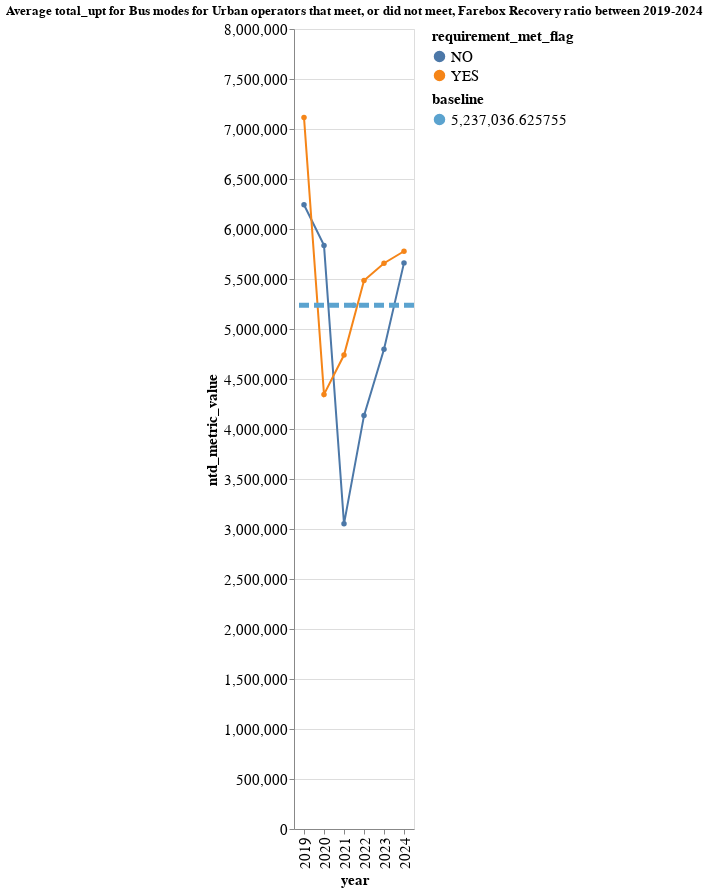
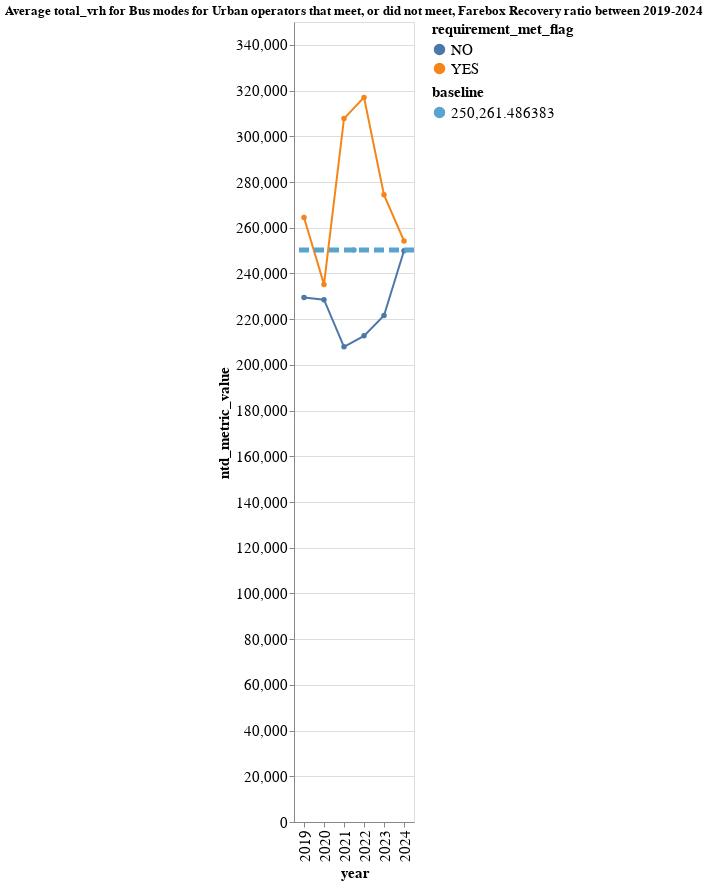
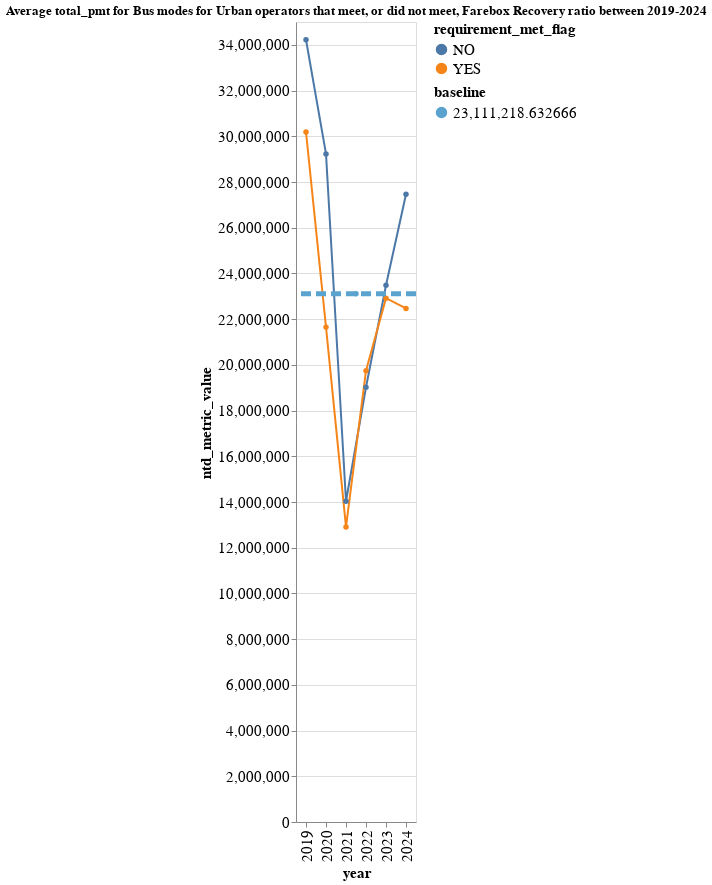

The cell these charts' notebook holds for them, in order:
### Code cell
for metric in value_cols:
    melt_farebox_urban_agg = melt_farebox[
                (melt_farebox["area_type"] =="Urban")
                & (melt_farebox["ntd_metric"] == metric)
                & (melt_farebox["mode"].isin(["MB","CB"]))
                ].groupby(["area_type","year","requirement_met_flag","ntd_metric"]).agg({"ntd_metric_value":"mean"}).reset_index()
    make_chart(
        data = melt_farebox_urban_agg,
        y_col = "ntd_metric_value",
        x_col = "year:N",
        title = f"Average {metric} for Bus modes for Urban operators that meet, or did not meet, Farebox Recovery ratio between 2019-2024",
        color_col = "requirement_met_flag"
        
    )

### Figure 1 — Vega-Lite specification as saved in the notebook (floating-point values rounded to 4 significant figures)
{"config": {"view": {"continuousWidth": 300, "continuousHeight": 300}}, "layer": [{"data": {"name": "data-ba2405c3235cd9bfba6531aa52f64aaf"}, "mark": {"type": "line", "point": true}, "encoding": {"color": {"field": "requirement_met_flag", "legend": {"labelFontSize": 15, "titleFontSize": 15}, "type": "nominal"}, "tooltip": [{"field": "ntd_metric_value", "type": "quantitative"}, {"field": "year", "type": "nominal"}, {"field": "requirement_met_flag", "type": "nominal"}], "x": {"axis": {"labelFontSize": 15, "titleFontSize": 15}, "field": "year", "type": "nominal"}, "y": {"axis": {"labelFontSize": 15, "titleFontSize": 15}, "field": "ntd_metric_value", "title": "ntd_metric_value", "type": "quantitative"}}, "name": "view_7", "title": "Average total_upt for Bus modes for Urban operators that meet, or did not meet, Farebox Recovery ratio between 2019-2024"}, {"data": {"name": "data-8947226500e7862cc8c3ab3682251c95"}, "mark": {"type": "rule", "color": "red", "point": true, "strokeDash": [10, 5], "strokeWidth": 5}, "encoding": {"color": {"field": "baseline", "legend": {"labelFontSize": 15, "title": "baseline", "titleFontSize": 15}, "type": "quantitative"}, "tooltip": [{"field": "baseline", "type": "quantitative"}], "y": {"axis": {"format": ",.0f", "orient": "left"}, "field": "baseline", "type": "quantitative"}}}], "height": 800, "params": [{"name": "param_7", "select": {"type": "interval", "encodings": ["x", "y"]}, "bind": "scales", "views": ["view_7"]}], "resolve": {"scale": {"y": "shared"}}, "width": "container", "$schema": "https://vega.github.io/schema/vega-lite/v5.20.1.json", "datasets": {"data-ba2405c3235cd9bfba6531aa52f64aaf": [{"area_type": "Urban", "year": "2019", "requirement_met_flag": "NO", "ntd_metric": "total_upt", "ntd_metric_value": 6243000.0}, {"area_type": "Urban", "year": "2019", "requirement_met_flag": "YES", "ntd_metric": "total_upt", "ntd_metric_value": 7116000.0}, {"area_type": "Urban", "year": "2020", "requirement_met_flag": "NO", "ntd_metric": "total_upt", "ntd_metric_value": 5836000.0}, {"area_type": "Urban", "year": "2020", "requirement_met_flag": "YES", "ntd_metric": "total_upt", "ntd_metric_value": 4346000.0}, {"area_type": "Urban", "year": "2021", "requirement_met_flag": "NO", "ntd_metric": "total_upt", "ntd_metric_value": 3052000.0}, {"area_type": "Urban", "year": "2021", "requirement_met_flag": "YES", "ntd_metric": "total_upt", "ntd_metric_value": 4739000.0}, {"area_type": "Urban", "year": "2022", "requirement_met_flag": "NO", "ntd_metric": "total_upt", "ntd_metric_value": 4134000.0}, {"area_type": "Urban", "year": "2022", "requirement_met_flag": "YES", "ntd_metric": "total_upt", "ntd_metric_value": 5486000.0}, {"area_type": "Urban", "year": "2023", "requirement_met_flag": "NO", "ntd_metric": "total_upt", "ntd_metric_value": 4797000.0}, {"area_type": "Urban", "year": "2023", "requirement_met_flag": "YES", "ntd_metric": "total_upt", "ntd_metric_value": 5658000.0}, {"area_type": "Urban", "year": "2024", "requirement_met_flag": "NO", "ntd_metric": "total_upt", "ntd_metric_value": 5661000.0}, {"area_type": "Urban", "year": "2024", "requirement_met_flag": "YES", "ntd_metric": "total_upt", "ntd_metric_value": 5778000.0}], "data-8947226500e7862cc8c3ab3682251c95": [{"baseline": 5237000.0}]}}

### Figure 2 — Vega-Lite specification as saved in the notebook (floating-point values rounded to 4 significant figures)
{"config": {"view": {"continuousWidth": 300, "continuousHeight": 300}}, "layer": [{"data": {"name": "data-fcb5ce0ce2ae2b761361009d57de7565"}, "mark": {"type": "line", "point": true}, "encoding": {"color": {"field": "requirement_met_flag", "legend": {"labelFontSize": 15, "titleFontSize": 15}, "type": "nominal"}, "tooltip": [{"field": "ntd_metric_value", "type": "quantitative"}, {"field": "year", "type": "nominal"}, {"field": "requirement_met_flag", "type": "nominal"}], "x": {"axis": {"labelFontSize": 15, "titleFontSize": 15}, "field": "year", "type": "nominal"}, "y": {"axis": {"labelFontSize": 15, "titleFontSize": 15}, "field": "ntd_metric_value", "title": "ntd_metric_value", "type": "quantitative"}}, "name": "view_8", "title": "Average total_vrh for Bus modes for Urban operators that meet, or did not meet, Farebox Recovery ratio between 2019-2024"}, {"data": {"name": "data-b6680e0910bab514367f20e45d0190ca"}, "mark": {"type": "rule", "color": "red", "point": true, "strokeDash": [10, 5], "strokeWidth": 5}, "encoding": {"color": {"field": "baseline", "legend": {"labelFontSize": 15, "title": "baseline", "titleFontSize": 15}, "type": "quantitative"}, "tooltip": [{"field": "baseline", "type": "quantitative"}], "y": {"axis": {"format": ",.0f", "orient": "left"}, "field": "baseline", "type": "quantitative"}}}], "height": 800, "params": [{"name": "param_8", "select": {"type": "interval", "encodings": ["x", "y"]}, "bind": "scales", "views": ["view_8"]}], "resolve": {"scale": {"y": "shared"}}, "width": "container", "$schema": "https://vega.github.io/schema/vega-lite/v5.20.1.json", "datasets": {"data-fcb5ce0ce2ae2b761361009d57de7565": [{"area_type": "Urban", "year": "2019", "requirement_met_flag": "NO", "ntd_metric": "total_vrh", "ntd_metric_value": 229500.0}, {"area_type": "Urban", "year": "2019", "requirement_met_flag": "YES", "ntd_metric": "total_vrh", "ntd_metric_value": 264400.0}, {"area_type": "Urban", "year": "2020", "requirement_met_flag": "NO", "ntd_metric": "total_vrh", "ntd_metric_value": 228500.0}, {"area_type": "Urban", "year": "2020", "requirement_met_flag": "YES", "ntd_metric": "total_vrh", "ntd_metric_value": 235200.0}, {"area_type": "Urban", "year": "2021", "requirement_met_flag": "NO", "ntd_metric": "total_vrh", "ntd_metric_value": 207900.0}, {"area_type": "Urban", "year": "2021", "requirement_met_flag": "YES", "ntd_metric": "total_vrh", "ntd_metric_value": 307700.0}, {"area_type": "Urban", "year": "2022", "requirement_met_flag": "NO", "ntd_metric": "total_vrh", "ntd_metric_value": 212700.0}, {"area_type": "Urban", "year": "2022", "requirement_met_flag": "YES", "ntd_metric": "total_vrh", "ntd_metric_value": 317000.0}, {"area_type": "Urban", "year": "2023", "requirement_met_flag": "NO", "ntd_metric": "total_vrh", "ntd_metric_value": 221600.0}, {"area_type": "Urban", "year": "2023", "requirement_met_flag": "YES", "ntd_metric": "total_vrh", "ntd_metric_value": 274400.0}, {"area_type": "Urban", "year": "2024", "requirement_met_flag": "NO", "ntd_metric": "total_vrh", "ntd_metric_value": 249900.0}, {"area_type": "Urban", "year": "2024", "requirement_met_flag": "YES", "ntd_metric": "total_vrh", "ntd_metric_value": 254200.0}], "data-b6680e0910bab514367f20e45d0190ca": [{"baseline": 250300.0}]}}

### Figure 3 — Vega-Lite specification as saved in the notebook (floating-point values rounded to 4 significant figures)
{"config": {"view": {"continuousWidth": 300, "continuousHeight": 300}}, "layer": [{"data": {"name": "data-ea3fddcafaa5e25a4c6f9253b0e7d5dd"}, "mark": {"type": "line", "point": true}, "encoding": {"color": {"field": "requirement_met_flag", "legend": {"labelFontSize": 15, "titleFontSize": 15}, "type": "nominal"}, "tooltip": [{"field": "ntd_metric_value", "type": "quantitative"}, {"field": "year", "type": "nominal"}, {"field": "requirement_met_flag", "type": "nominal"}], "x": {"axis": {"labelFontSize": 15, "titleFontSize": 15}, "field": "year", "type": "nominal"}, "y": {"axis": {"labelFontSize": 15, "titleFontSize": 15}, "field": "ntd_metric_value", "title": "ntd_metric_value", "type": "quantitative"}}, "name": "view_9", "title": "Average total_pmt for Bus modes for Urban operators that meet, or did not meet, Farebox Recovery ratio between 2019-2024"}, {"data": {"name": "data-128bf936a8092b48b3c9cfb88974aa0d"}, "mark": {"type": "rule", "color": "red", "point": true, "strokeDash": [10, 5], "strokeWidth": 5}, "encoding": {"color": {"field": "baseline", "legend": {"labelFontSize": 15, "title": "baseline", "titleFontSize": 15}, "type": "quantitative"}, "tooltip": [{"field": "baseline", "type": "quantitative"}], "y": {"axis": {"format": ",.0f", "orient": "left"}, "field": "baseline", "type": "quantitative"}}}], "height": 800, "params": [{"name": "param_9", "select": {"type": "interval", "encodings": ["x", "y"]}, "bind": "scales", "views": ["view_9"]}], "resolve": {"scale": {"y": "shared"}}, "width": "container", "$schema": "https://vega.github.io/schema/vega-lite/v5.20.1.json", "datasets": {"data-ea3fddcafaa5e25a4c6f9253b0e7d5dd": [{"area_type": "Urban", "year": "2019", "requirement_met_flag": "NO", "ntd_metric": "total_pmt", "ntd_metric_value": 34220000.0}, {"area_type": "Urban", "year": "2019", "requirement_met_flag": "YES", "ntd_metric": "total_pmt", "ntd_metric_value": 30190000.0}, {"area_type": "Urban", "year": "2020", "requirement_met_flag": "NO", "ntd_metric": "total_pmt", "ntd_metric_value": 29230000.0}, {"area_type": "Urban", "year": "2020", "requirement_met_flag": "YES", "ntd_metric": "total_pmt", "ntd_metric_value": 21650000.0}, {"area_type": "Urban", "year": "2021", "requirement_met_flag": "NO", "ntd_metric": "total_pmt", "ntd_metric_value": 14030000.0}, {"area_type": "Urban", "year": "2021", "requirement_met_flag": "YES", "ntd_metric": "total_pmt", "ntd_metric_value": 12910000.0}, {"area_type": "Urban", "year": "2022", "requirement_met_flag": "NO", "ntd_metric": "total_pmt", "ntd_metric_value": 19020000.0}, {"area_type": "Urban", "year": "2022", "requirement_met_flag": "YES", "ntd_metric": "total_pmt", "ntd_metric_value": 19750000.0}, {"area_type": "Urban", "year": "2023", "requirement_met_flag": "NO", "ntd_metric": "total_pmt", "ntd_metric_value": 23480000.0}, {"area_type": "Urban", "year": "2023", "requirement_met_flag": "YES", "ntd_metric": "total_pmt", "ntd_metric_value": 22920000.0}, {"area_type": "Urban", "year": "2024", "requirement_met_flag": "NO", "ntd_metric": "total_pmt", "ntd_metric_value": 27460000.0}, {"area_type": "Urban", "year": "2024", "requirement_met_flag": "YES", "ntd_metric": "total_pmt", "ntd_metric_value": 22470000.0}], "data-128bf936a8092b48b3c9cfb88974aa0d": [{"baseline": 23110000.0}]}}
